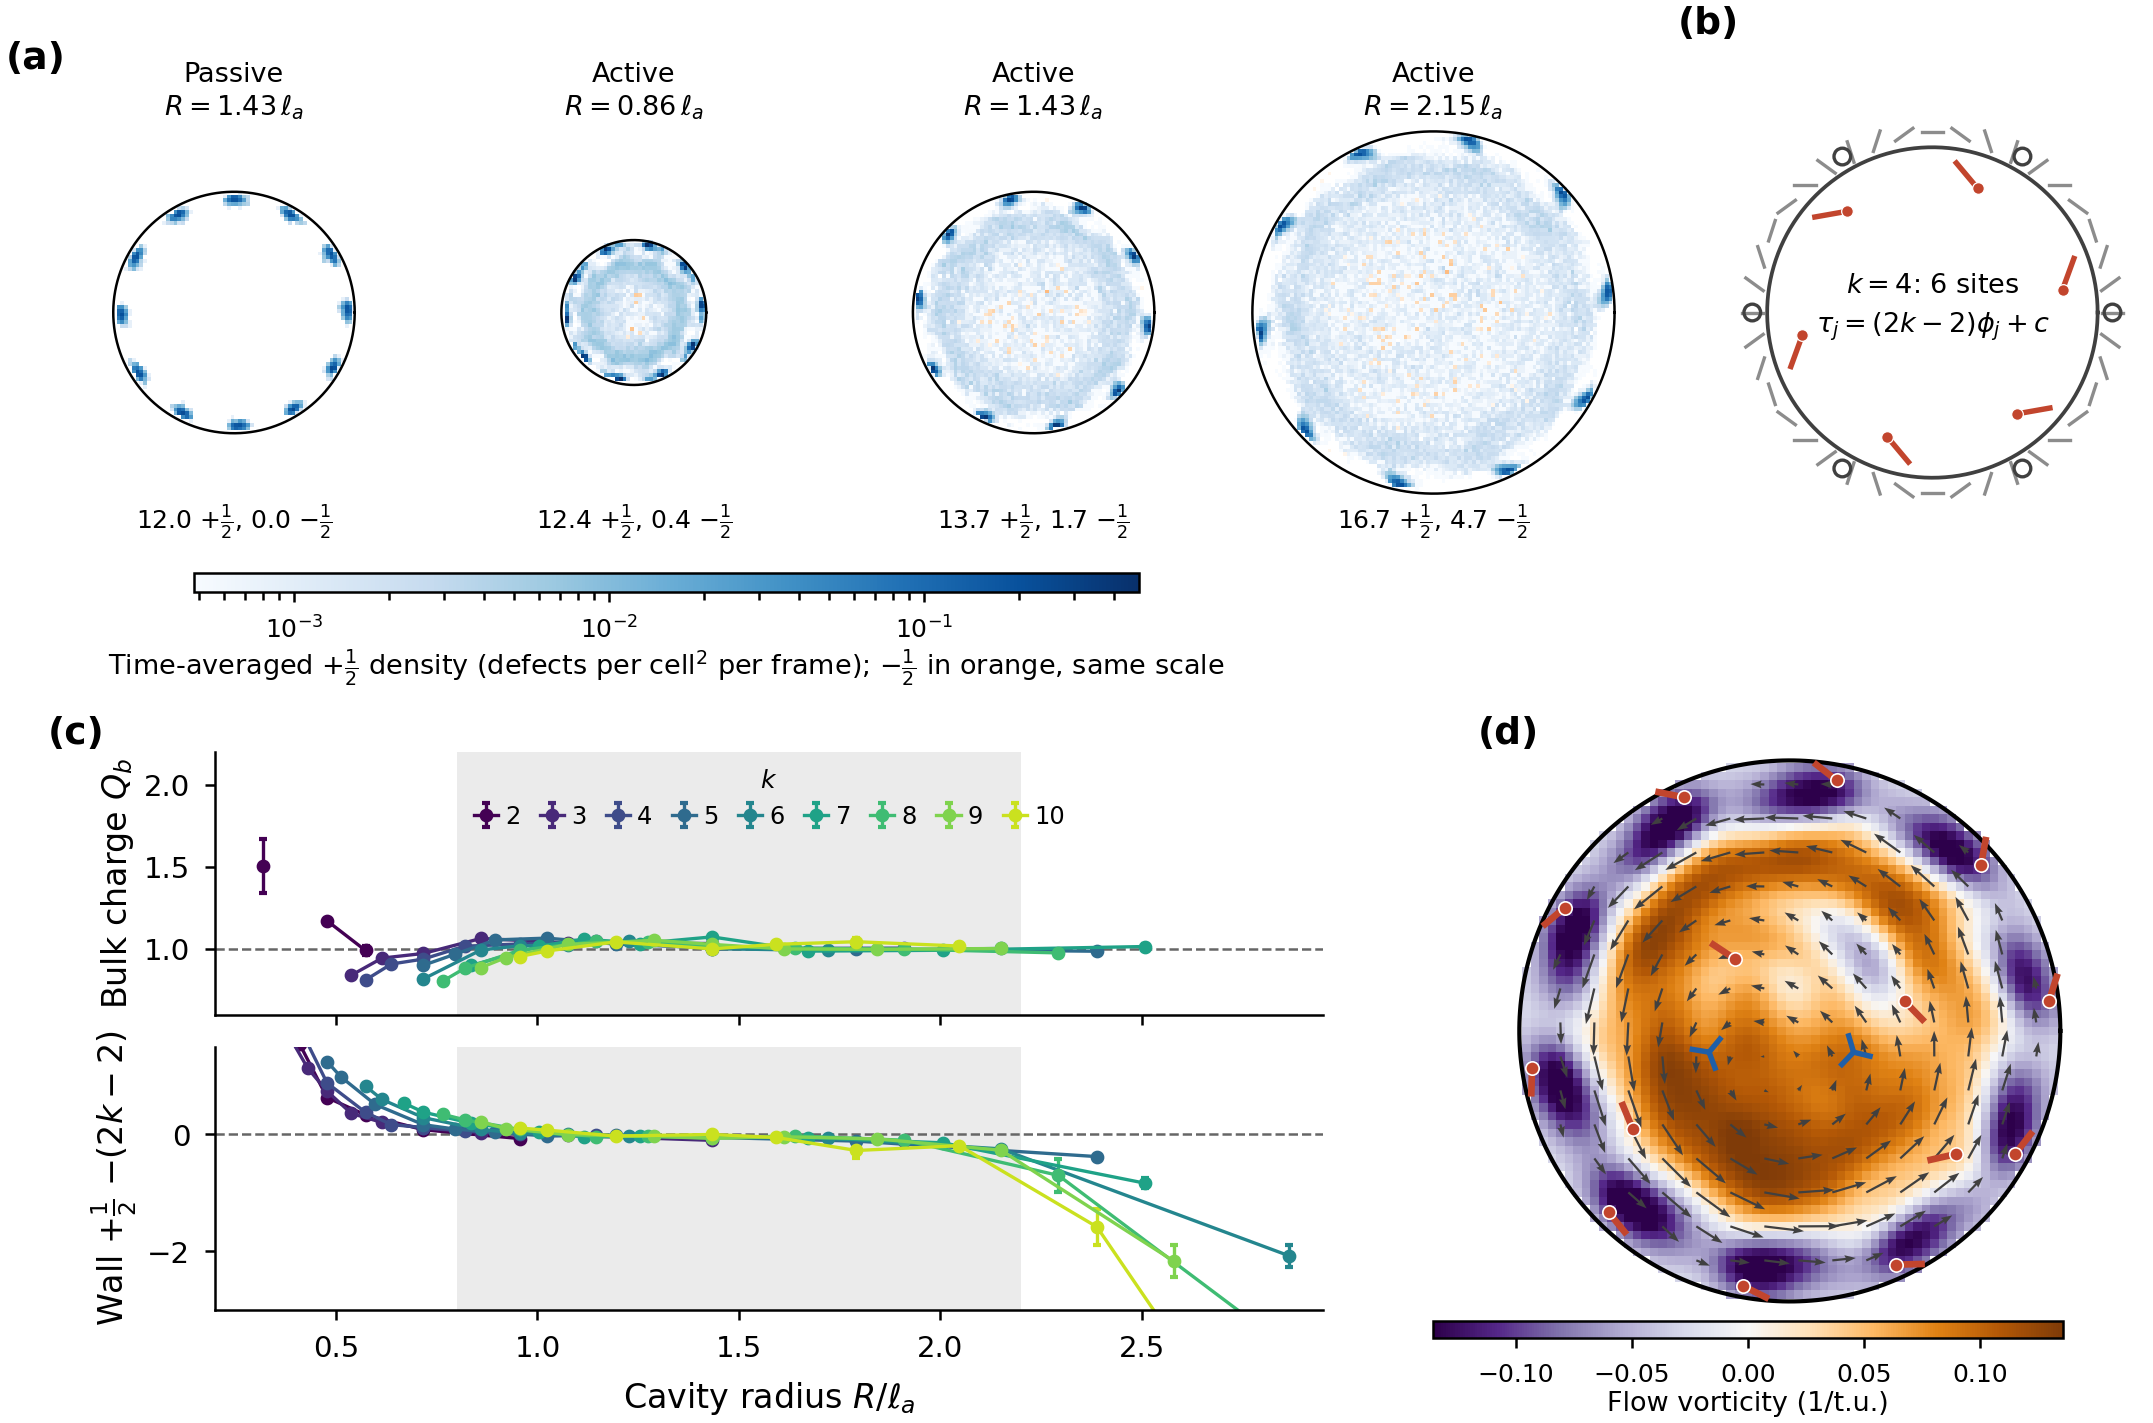

Source code (Python):
#!/usr/bin/env python3
"""PRL Fig. 1 (observation). Full page width. Run: figs/run.sh fig1_observation.py
(a) Time-averaged defect density, k = 6: passive (R = 1.43 l_a) and active at R = 0.86, 1.43, 2.15 l_a (reports/master/data/dist_*.npz, written by
    reports/master/scripts/fig_distributions.py from runs/cavity/server_main; +1/2 blue, -1/2 orange, shared log scale, defects per cell^2 per frame).
(b) Anchoring and the lock, k = 4: wall director theta = k phi, the 2k - 2 = 6 homeotropic points, and a ring of 6 wall +1/2 sharing a common tilt tau
    by a registry shift tau/(2k - 2) (lock tau_j = (2k - 2) phi_j + const).
(c) 10-seed circle sweep (act 0.07, lambda 2, +k, rho <= 0.15, k = 2-10; l_a = 22.21): bulk charge (knee of Q(r), primary criterion;
    runs/cavity/analysis_weekend/criteria_all.csv q_knee, mean +- s.e. over the seeds that have a knee; points with a knee in < 5 of 10 seeds left out)
    and wall +1/2 count minus (2k - 2) (main_sweep.csv N_wall), against R/l_a; window 0.8-2.2 shaded.
(d) Snapshot of an active circle, k = 6, R = 1.43 l_a (main sweep rho 0.06, s05, t = 9000): flow vorticity (flow smoothed over 2 cells), flow arrows,
    +1/2 comets (red, dot = head), -1/2 tripods (blue)."""
import os, sys, csv, json, numpy as np
from matplotlib.colors import LogNorm
from matplotlib.path import Path
from scipy.ndimage import gaussian_filter
from prlstyle import plt, PAGE, RED, BLUE, GREY, DARK, ROOT, label, save
sys.path.insert(0, ROOT + "/runs/cavity"); sys.path.insert(0, ROOT + "/reports/master/theory/energetics")
from edge_criteria import read_with_angle  # noqa
from selfflow import load_flow  # noqa
LA = 22.21; DATA = ROOT + "/reports/master/data"; CAV = ROOT + "/runs/cavity"


def sweep():
    f = lambda r, c: float(r[c]) if r[c] not in ("", "nan") else np.nan
    C = [r for r in csv.DictReader(open(CAV + "/analysis_weekend/criteria_all.csv")) if r["set"] == "pos"]
    M = [r for r in csv.DictReader(open(CAV + "/analysis_weekend/main_sweep.csv")) if r["set"] == "main_act0.07"]
    nw = {r["run"]: f(r, "N_wall") for r in M}
    G = {}
    for r in C:
        k = int(r["k"])
        if not 2 <= k <= 10 or f(r, "rho") > 0.151: continue
        G.setdefault((k, round(f(r, "R"), 2)), []).append((f(r, "q_knee") if f(r, "has_knee") else np.nan, nw.get(r["run"], np.nan) - (2 * k - 2)))
    out = []
    for (k, R), v in sorted(G.items()):
        v = np.array(v); q = v[:, 0][np.isfinite(v[:, 0])]; w = v[:, 1][np.isfinite(v[:, 1])]
        se = lambda a: a.std(ddof=1) / np.sqrt(len(a)) if len(a) > 1 else 0.0
        out.append((k, R / LA, q.mean() if len(q) >= 0.5 * len(v) else np.nan, se(q) if len(q) >= 0.5 * len(v) else np.nan, w.mean() if len(w) else np.nan, se(w) if len(w) else np.nan, len(v)))
    return np.array(out)


def maps(axs):
    items = [("Passive\n$R=1.43\\,\\ell_a$", "main_passive__rho0.06__k06__s01"), ("Active\n$R=0.86\\,\\ell_a$", "main_act0.07__rho0.10__k06__s01"),
             ("Active\n$R=1.43\\,\\ell_a$", "main_act0.07__rho0.06__k06__s01"), ("Active\n$R=2.15\\,\\ell_a$", "main_act0.07__rho0.04__k06__s01")]
    D = [np.load(f"{DATA}/dist_cavity__server_main__{p}.npz") for _, p in items]
    vmax = max(max(d["Hp"].max(), d["Hm"].max()) for d in D); hx = max(np.ptp(d["W"][:, 0]) for d in D) / 2 + 1.5; ims = []
    for ax, (lab, _), d in zip(axs, items, D):
        ext = [d["xe"][0], d["xe"][-1], d["ye"][0], d["ye"][-1]]
        for H, cm in ((d["Hm"], "Oranges"), (d["Hp"], "Blues")):
            ims.append(ax.imshow(np.where(H > 0, H, np.nan).T, origin="lower", extent=ext, cmap=cm, interpolation="nearest", norm=LogNorm(vmin=vmax * 1e-3, vmax=vmax), rasterized=True))
        ax.plot(np.r_[d["W"][:, 0], d["W"][0, 0]], np.r_[d["W"][:, 1], d["W"][0, 1]], color="k", lw=0.6)
        ax.set_xlim(-hx, hx); ax.set_ylim(-hx, hx); ax.set_aspect("equal"); ax.axis("off")
        ax.text(0, hx * 1.02, lab, ha="center", va="bottom", fontsize=6.5)
        ax.text(0, -hx * 1.02, f"{float(d['Np']):.1f} $+\\frac{{1}}{{2}}$, {float(d['Nm']):.1f} $-\\frac{{1}}{{2}}$", ha="center", va="top", fontsize=6)
    return ims, vmax


def lock(ax, k=4, tau=np.radians(60)):
    ph = np.linspace(0, 2 * np.pi, 300); ax.plot(np.cos(ph), np.sin(ph), color=DARK, lw=0.9)
    for p in np.linspace(0, 2 * np.pi, 40, endpoint=False):
        th = k * p; c = 1.09 * np.array([np.cos(p), np.sin(p)]); d = 0.065 * np.array([np.cos(th), np.sin(th)])
        ax.plot([c[0] - d[0], c[0] + d[0]], [c[1] - d[1], c[1] + d[1]], color="0.55", lw=0.8)
    N = 2 * k - 2; hp = 2 * np.pi * np.arange(N) / N
    ax.scatter(1.09 * np.cos(hp), 1.09 * np.sin(hp), s=16, facecolor="none", edgecolor=DARK, lw=0.8, zorder=5)
    pj = hp + tau / N; r = 0.8                                           # registry shift by tau/(2k-2) -> every tail tilted by tau
    for p in pj:
        x, y = r * np.cos(p), r * np.sin(p); a = p + tau                 # tail direction = normal + tau
        ax.plot([x, x + 0.2 * np.cos(a)], [y, y + 0.2 * np.sin(a)], color=RED, lw=1.3); ax.plot(x, y, "o", color=RED, ms=2.8, mec="w", mew=0.3)
    ax.set_xlim(-1.3, 1.3); ax.set_ylim(-1.3, 1.3); ax.set_aspect("equal"); ax.axis("off")
    ax.text(0, 0.12, f"$k={k}$: {N} sites", ha="center", fontsize=6.5); ax.text(0, -0.12, "$\\tau_j=(2k-2)\\phi_j+c$", ha="center", fontsize=6.5)


def snapshot(ax, run=CAV + "/server_main/main_act0.07/rho0.06/k06/s05", tt=9000.0):
    bc = json.load(open(run + "/input.json"))["BC"][0]; Q = np.array(bc["Q"][:2], float); R = bc["R"]
    rows, ft, idx = load_flow(run); nx, ny = rows[:, 1].astype(int).max() + 1, rows[:, 2].astype(int).max() + 1
    xs, ys = np.arange(nx) + 0.5 - Q[0], np.arange(ny) + 0.5 - Q[1]; XX, YY = np.meshgrid(xs, ys, indexing="ij"); inside = np.hypot(XX, YY) < R
    ii = idx[ft[np.argmin(np.abs(ft - tt))]]; U = np.zeros((nx, ny)); V = np.zeros((nx, ny))
    U[rows[ii, 1].astype(int), rows[ii, 2].astype(int)] = rows[ii, 4]; V[rows[ii, 1].astype(int), rows[ii, 2].astype(int)] = rows[ii, 5]
    w8 = gaussian_filter(inside.astype(float), 2.0) + 1e-9; Us = gaussian_filter(np.where(inside, U, 0), 2.0) / w8; Vs = gaussian_filter(np.where(inside, V, 0), 2.0) / w8
    om = np.gradient(Vs, axis=0) - np.gradient(Us, axis=1); om[~inside] = np.nan; vm = np.nanpercentile(np.abs(om), 97)
    pm = ax.pcolormesh(xs, ys, om.T, cmap="PuOr_r", vmin=-vm, vmax=vm, shading="nearest", rasterized=True)
    m = inside[2::4, 2::4] & (np.hypot(XX, YY)[2::4, 2::4] < R - 2)
    ax.quiver(XX[2::4, 2::4][m], YY[2::4, 2::4][m], Us[2::4, 2::4][m], Vs[2::4, 2::4][m], color="0.25", scale=14, width=0.004, headwidth=3.5)
    ph = np.linspace(0, 2 * np.pi, 300); ax.plot(R * np.cos(ph), R * np.sin(ph), "k-", lw=1.0)
    t, fr = read_with_angle(run, Q, 0.0); f = fr[int(np.argmin(np.abs(np.array(t) - tt)))]
    for x, y, q, a in f:
        if q > 0:
            h = a + np.pi; ax.plot([x - 3 * np.cos(h), x], [y - 3 * np.sin(h), y], color=RED, lw=1.6); ax.plot(x, y, "o", ms=3.2, color=RED, mec="w", mew=0.4)
        else:
            for j in range(3): b = a + 2 * np.pi * j / 3; ax.plot([x, x + 2.0 * np.cos(b)], [y, y + 2.0 * np.sin(b)], color=BLUE, lw=1.3)
    ax.set_xlim(-R - 1, R + 1); ax.set_ylim(-R - 1, R + 1); ax.set_aspect("equal"); ax.axis("off")
    return pm, sum(1 for x, y, q, a in f if q > 0 and R - np.hypot(x, y) < 4)


if __name__ == "__main__":
    fig = plt.figure(figsize=(PAGE, 4.65))
    top = fig.add_gridspec(1, 6, left=0.0, right=1.0, top=0.97, bottom=0.60, width_ratios=[1, 1, 1, 1, 0.12, 1.15], wspace=0.08)
    axm = [fig.add_subplot(top[0, i]) for i in range(4)]; ims, vmax = maps(axm); label(axm[0], "a", x=0.05, y=1.13)
    cax = fig.add_axes([0.07, 0.585, 0.45, 0.013]); cb = fig.colorbar(ims[-1], cax=cax, orientation="horizontal")
    cb.set_label("Time-averaged $+\\frac{1}{2}$ density (defects per cell$^2$ per frame); $-\\frac{1}{2}$ in orange, same scale", fontsize=6.5, labelpad=1); cb.ax.tick_params(labelsize=6)
    axl = fig.add_subplot(top[0, 5]); lock(axl); label(axl, "b", x=0.05, y=1.13)
    bot = fig.add_gridspec(2, 2, left=0.08, right=1.0, top=0.47, bottom=0.07, width_ratios=[1.55, 1], hspace=0.12, wspace=0.12)
    S = sweep(); cols = plt.cm.viridis(np.linspace(0, 0.92, 9))
    aq = fig.add_subplot(bot[0, 0]); aw = fig.add_subplot(bot[1, 0], sharex=aq)
    for k, c in zip(range(2, 11), cols):
        s = S[S[:, 0] == k]; s = s[np.argsort(s[:, 1])]
        aq.errorbar(s[:, 1], s[:, 2], s[:, 3], fmt="o-", ms=2.3, lw=0.8, capsize=1, color=c, label=f"{k}")
        aw.errorbar(s[:, 1], s[:, 4], s[:, 5], fmt="o-", ms=2.3, lw=0.8, capsize=1, color=c)
    for a_ in (aq, aw): a_.axvspan(0.8, 2.2, color="0.92", lw=0, zorder=0)
    aq.axhline(1, color="0.4", lw=0.6, ls="--"); aw.axhline(0, color="0.4", lw=0.6, ls="--")
    aq.set_ylim(0.6, 2.2); aq.set_ylabel("Bulk charge $Q_b$", labelpad=2); plt.setp(aq.get_xticklabels(), visible=False)
    aw.set_ylim(-3, 1.5); aw.set_ylabel("Wall $+\\frac{1}{2}$ $-(2k-2)$", labelpad=2); aw.set_xlabel("Cavity radius $R/\\ell_a$"); aw.set_xlim(0.2, 2.95)
    aq.legend(title="$k$", ncol=9, fontsize=5.8, title_fontsize=6, loc="upper center", bbox_to_anchor=(0.5, 1.02), handlelength=1.0, columnspacing=0.8, handletextpad=0.3)
    label(aq, "c", x=-0.1, y=1.0)
    ad = fig.add_subplot(bot[:, 1]); pm, nw = snapshot(ad); label(ad, "d", x=0.05, y=1.0)
    cax2 = fig.add_axes([0.66, 0.05, 0.3, 0.012]); cb2 = fig.colorbar(pm, cax=cax2, orientation="horizontal"); cb2.set_label("Flow vorticity (1/t.u.)", fontsize=6.5, labelpad=1); cb2.ax.tick_params(labelsize=6)
    print("snapshot wall +1/2:", nw); save(fig, "fig1_observation")
    win = S[(S[:, 1] >= 0.8) & (S[:, 1] <= 2.2)]
    print(f"window 0.8-2.2: Q_b mean {np.nanmean(win[:, 2]):.3f} (range {np.nanmin(win[:, 2]):.2f}-{np.nanmax(win[:, 2]):.2f}); wall excess mean {np.nanmean(win[:, 4]):+.3f} (range {np.nanmin(win[:, 4]):+.2f}..{np.nanmax(win[:, 4]):+.2f}); points {len(win)}")
